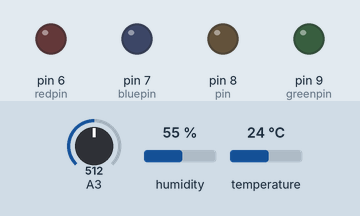
This sketch was run on a simulated Arduino Uno, built with avr-gcc and run on an emulated ATmega328P. Parts: output pins drawn as LEDs (lit = HIGH). Inputs (shaded band) come from the test bench; at power-on: temperature 24 °C, A3 = 512, humidity 55 %. WiFi joins after 1.5 s; servers stay silent unless stated; pins used as bus, display or sensor lines are not drawn.

Above: at 3.0 s.
3.1 s: temperature set to 33 °C
5.0 s: temperature set to 36 °C
At 6.7 s:
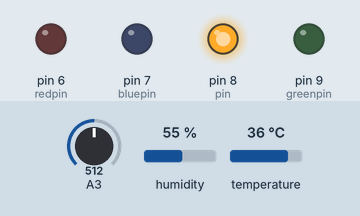
7.3 s: A3 set to 208
8.8 s: A3 set to 191
At 9.9 s:
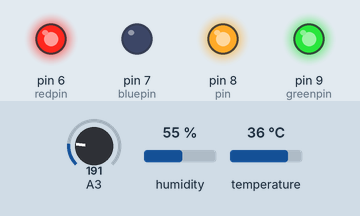
10.3 s: temperature set to 12 °C
At 12.6 s:
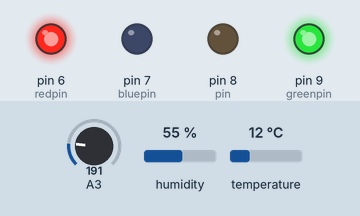
13.4 s: A3 set to 163
14.9 s: A3 set to 143
At 15.8 s:
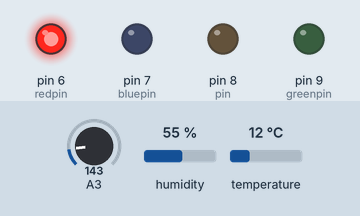
Timing chart, 0 to 17.4 s (numbered marks = the images above; inputs shaded):
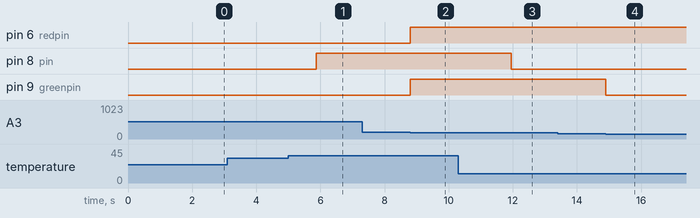

Measured:
- the behaviour switches between 34 and 35 °C on temperature (found by bisection; images 0 and 1)
- the behaviour switches between 200 and 199 on A3 (found by bisection; images 1 and 2)
- the behaviour switches between 150 and 149 on A3 (found by bisection; images 3 and 4)
- after the input at 3.1 s, every drawn part: stays the same
- after the input at 5.0 s, pin 8 (pin): LOW → HIGH after 0.87 s
- after the input at 7.3 s, every drawn part: stays the same
- after the input at 8.8 s, pin 6 (redpin), pin 9 (greenpin): LOW → HIGH at once
- after the input at 10.3 s, pin 8 (pin): HIGH → LOW after 1.6 s
- after the input at 13.4 s, every drawn part: stays the same
- after the input at 14.9 s, pin 9 (greenpin): HIGH → LOW at once

The sketch:

blynk_dht11.ino
```cpp
#define BLYNK_PRINT Serial


#include <SPI.h>
#include <Ethernet.h>
#include <BlynkSimpleEthernet.h>
#include <DHT.h>

// You should get Auth Token in the Blynk App.
// Go to the Project Settings (nut icon).
char auth[] = "a3b01df079304dbcbc8476b476ccc138";
#define W5100_CS  10
#define SDCARD_CS 4
int greenpin =9;
int bluepin =7;
int redpin =6;
#define pin 8
#define DHTPIN 5          // What digital pin we're connected to
// Uncomment whatever type you're using!
#define DHTTYPE DHT11     // DHT 11
//#define DHTTYPE DHT22   // DHT 22, AM2302, AM2321
//#define DHTTYPE DHT21   // DHT 21, AM2301

DHT dht(DHTPIN, DHTTYPE);
BlynkTimer timer;

// This function sends Arduino's up time every second to Virtual Pin (5).
// In the app, Widget's reading frequency should be set to PUSH. This means
// that you define how often to send data to Blynk App.
void sendSensor()
{
  float h = dht.readHumidity();
  float t = dht.readTemperature(); // or dht.readTemperature(true) for Fahrenheit

  if (isnan(h) || isnan(t)) {
    Serial.println("Failed to read from DHT sensor!");
    return;
  }
  // You can send any value at any time.
  // Please don't send more that 10 values per second.
  Blynk.virtualWrite(V5, h);
  Blynk.virtualWrite(V6, t);
}
void setup()
{
  // Debug console
  Serial.begin(9600);
pinMode(redpin, OUTPUT);
  pinMode(greenpin, OUTPUT);
  pinMode(bluepin, OUTPUT);
pinMode(8,OUTPUT);
  pinMode(SDCARD_CS, OUTPUT);
  digitalWrite(SDCARD_CS, HIGH); // Deselect the SD card

  Blynk.begin(auth);
  // You can also specify server:
  //Blynk.begin(auth, "blynk-cloud.com", 80);
  //Blynk.begin(auth, IPAddress(192,168,1,100), 8080);

  dht.begin();

  // Setup a function to be called every second
  timer.setInterval(1000L, sendSensor);
}

void loop()
{
  Blynk.run();
  timer.run();
  float q = analogRead(A3);                           //Read air quality and put it into q variable
  Blynk.virtualWrite(V1, q);                          //Send q value to blynk in V0 virtual pin
  if (q>=150 && q<200) {
    setColor(255, 255, 0);  // yellow
    Blynk.notify("The Quailty of air is Very Unhealthy !!");     //Blynk will send notify if q>200
  }
  else if(q>=100 && q<150){
   setColor(255, 0, 0);  // red
   Blynk.notify("The Quailty of air is Unhealthy !!");     //Blynk will send notify if q>200
    }
  else if(q>=50 && q<100){

    setColor(0, 0, 255);  // blue
    Blynk.notify("The Quailty of air is Moderate !!");     //Blynk will send notify if q>200
    }
  else if(q>=0 && q<50){
    setColor(0, 255, 0);  // green
    Blynk.notify("The Quailty of air is Good !!");     //Blynk will send notify if q>200
    }
  float t = dht.readTemperature();                    //Read temperature and put it in t variable
  if (t>=35) {
    digitalWrite(8,HIGH);
  }
  else if(t<=35){
    digitalWrite(8,LOW);
    }
}

void setColor(int red, int green, int blue)
{
  #ifdef COMMON_ANODE
    red = 255 - red;
    green = 255 - green;
    blue = 255 - blue;
  #endif
  analogWrite(redpin, red);
  analogWrite(greenpin, green);
  analogWrite(bluepin, blue);
}
```
